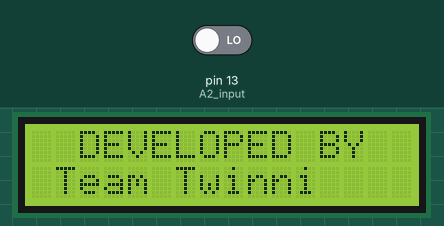
This sketch was run on a simulated Arduino Uno, built with avr-gcc and run on an emulated ATmega328P. Parts: 16×2 character LCD. The test bench sets the inputs (shaded band); at power-on: pin 13 (A2_input) LOW.

Above: at 0.67 s.
1.3 s: pin 13 (A2_input) driven HIGH
At 2.8 s:
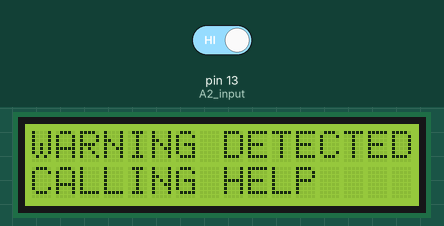
3.1 s: pin 13 (A2_input) driven LOW
At 3.52 s:
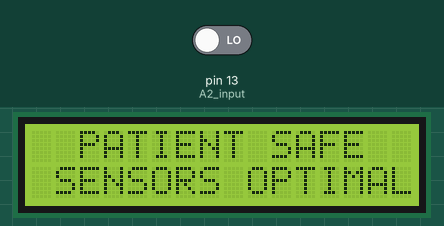
Timing chart, 0 to 6.1 s (numbered marks = the images above; inputs shaded):
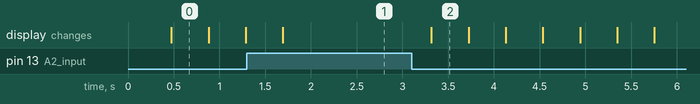

Measured:
- after the input at 1.3 s, the display: changes after 0.39 s (image 1)
- after the input at 3.1 s, the display: changes after 0.22 s (image 2)
- what the display in image 0 shows lasts 0.4 s, from 0.5 s to 0.9 s

The sketch:

Arduino02.ino
```cpp
#include <LiquidCrystal.h>

LiquidCrystal lcd(12, 11, 5, 4, 3, 2);
int A2_input = 13;

void setup () {
Serial.begin(9600);
pinMode(A2_input,INPUT);
lcd.begin(16,2);
}

void loop () {
  lcd.clear();
  int warning = digitalRead(A2_input);
  if (warning == 1) {
    lcd.print("WARNING DETECTED");
    lcd.setCursor(0,1);
    lcd.print("CALLING HELP");
    delay(400);}

  if(warning == 0) {
    lcd.print("  PATIENT SAFE");
    lcd.setCursor(0,1);
    lcd.print(" SENSORS OPTIMAL");
    delay(400);

    lcd.clear();
    lcd.setCursor(0,0);
    lcd.print("  DEVELOPED BY");
    lcd.setCursor(0,1);
    lcd.print(" Team Twinni");
    delay(400);}
}
```
